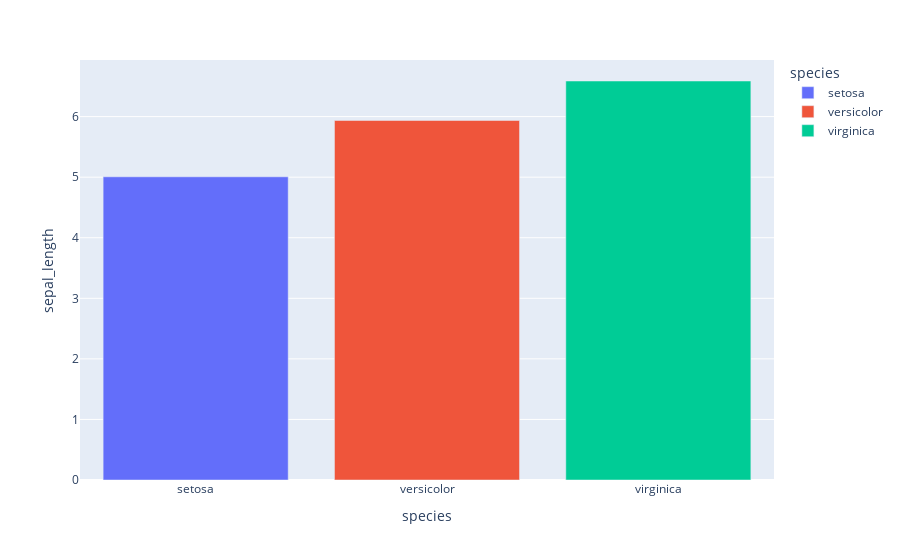

Notebook code cell kept with this figure:
### Markdown cell above
# 3 bar plot

### Code cell
df_bar = df.groupby('species').mean().reset_index()
fig3 = px.bar(df_bar, x='species', y='sepal_length', color='species')
fig3.show()

### Figure 1 — Plotly figure (JSON) as saved in the notebook; plotly's stock layout.template omitted (floating-point values rounded to 4 significant figures)
{"data": [{"hovertemplate": "species=%{x}<br>sepal_length=%{y}<extra></extra>", "legendgroup": "setosa", "marker": {"color": "#636efa", "pattern": {"shape": ""}}, "name": "setosa", "orientation": "v", "showlegend": true, "textposition": "auto", "type": "bar", "x": ["setosa"], "xaxis": "x", "y": [5.006], "yaxis": "y"}, {"hovertemplate": "species=%{x}<br>sepal_length=%{y}<extra></extra>", "legendgroup": "versicolor", "marker": {"color": "#EF553B", "pattern": {"shape": ""}}, "name": "versicolor", "orientation": "v", "showlegend": true, "textposition": "auto", "type": "bar", "x": ["versicolor"], "xaxis": "x", "y": [5.936], "yaxis": "y"}, {"hovertemplate": "species=%{x}<br>sepal_length=%{y}<extra></extra>", "legendgroup": "virginica", "marker": {"color": "#00cc96", "pattern": {"shape": ""}}, "name": "virginica", "orientation": "v", "showlegend": true, "textposition": "auto", "type": "bar", "x": ["virginica"], "xaxis": "x", "y": [6.588], "yaxis": "y"}], "layout": {"barmode": "relative", "legend": {"title": {"text": "species"}, "tracegroupgap": 0}, "margin": {"t": 60}, "xaxis": {"anchor": "y", "categoryarray": ["setosa", "versicolor", "virginica"], "categoryorder": "array", "domain": [0, 1], "title": {"text": "species"}}, "yaxis": {"anchor": "x", "domain": [0, 1], "title": {"text": "sepal_length"}}}}
